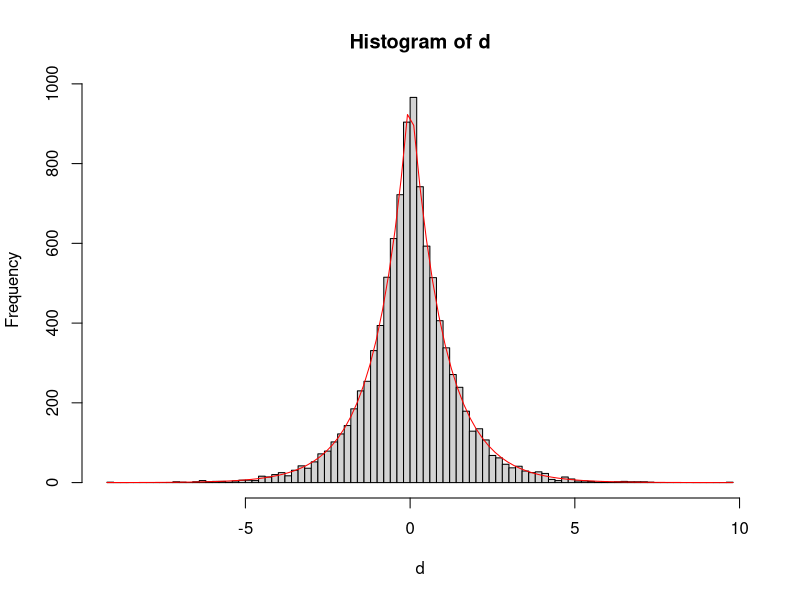
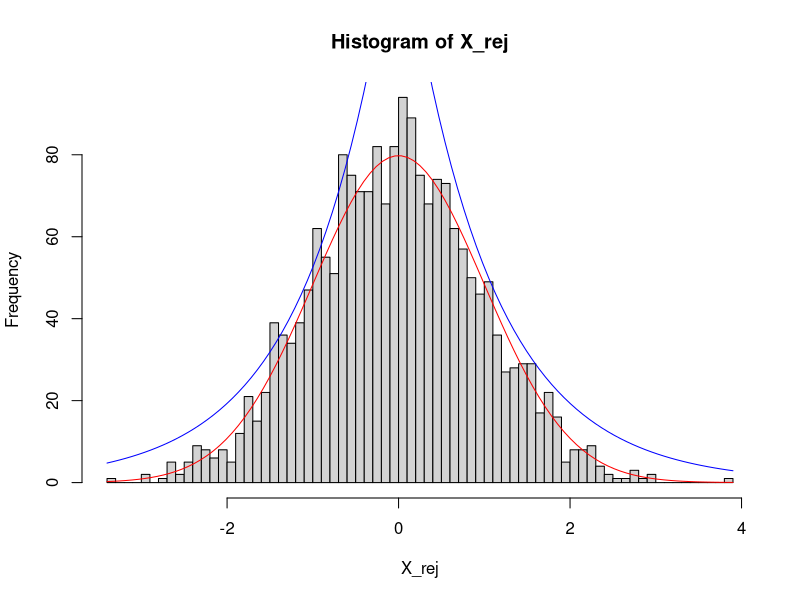
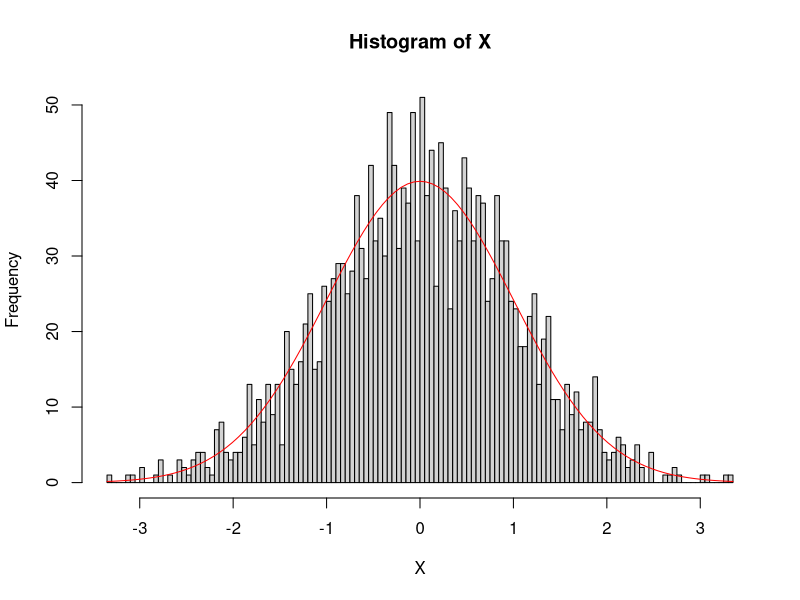
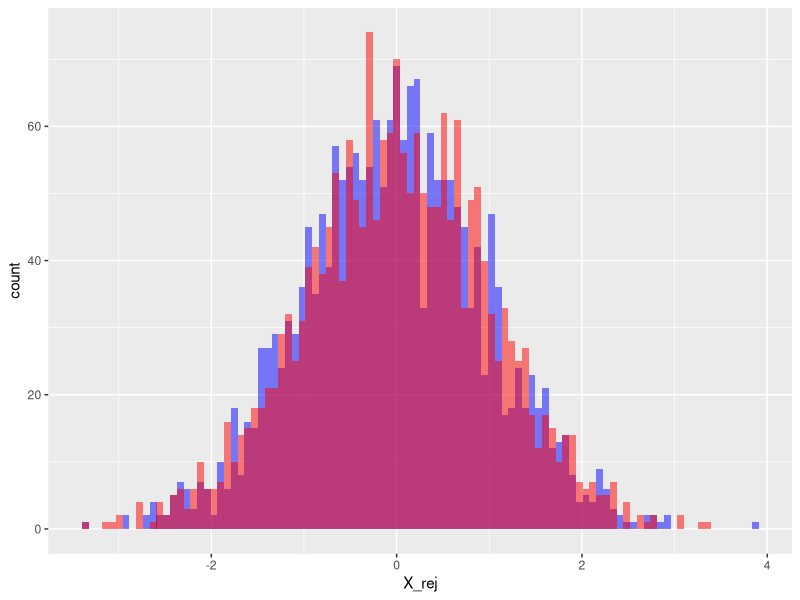

The R script that drew these images, in order:
## ---- chunk 1
de <- function(x, mu, lambda){
  return(lambda/2 * exp(-lambda * abs(x-mu)))
}
#Inverse CDF method
#Generate 10000 random numbers from Unif(0,1)
set.seed(12345)
u <- runif(10000)
#Generate 10000 random numbers from DE(0,1) using the inverse CDF method
F_inv <- function(p, mu, lambda){
  return(mu - (1/lambda) * sign(p-0.5)*log(1-2*abs(p-0.5)))
}
d <- F_inv(u, 0, 1)
hist(d, breaks = 100)
curve(de(x, 0, 1)*2000, add = TRUE, col = "red")


## ---- chunk 2
#Rejection sampling method
#Determining proper value of a for the enveloppe
a <- 0.7
#plot(x, f(x), col = "red", type = "l")
#lines(x, g(x, 0, 1)/a, col = "blue")

#Generate 2000 random numbers from DE(0,1)
set.seed(12345)
u <- runif(2000)
Y <- F_inv(u, 0, 1)*a

f <- function(x){
  return(dnorm(x, 0, 1))
}
g <- function(x, mu, lambda){
  return(de(x, mu, lambda))
}

#After trial and error, a = 0.7 seems to be the best value for a

#Generate 2000 random numbers from N(0,1) using the rejection sampling method
X_rej <- c()
samples <- 0
rejection_rate <- 0
while(length(X_rej) < 2000){
  samples <- samples + 1
  Y <- F_inv(runif(1), 0, 1)
  U <- runif(1, 0,1)
  if(U <= f(Y)/(g(Y, 0, 1)/a)){
    X_rej <- c(X_rej, Y)
  }else{
    rejection_rate <- rejection_rate + 1
  }
}
rejection_rate <- rejection_rate/samples

hist(X_rej, breaks = 100)
curve(dnorm(x, mean = 0, sd = 1)*200, add = TRUE, col = "red")
curve(de(x, 0, 1)*200/a, add = TRUE, col = "blue")

## ---- chunk 3
#Generate 2000 random numbers from N(0,1) using rnorm()
set.seed(12345)
X <- rnorm(2000, mean = 0, sd = 1)
hist(X, breaks = 100)
curve(dnorm(x, mean = 0, sd = 1)*100, add = TRUE, col = "red")
## ---- chunk 4
library(ggplot2)
df1 <- data.frame(X_rej)
df2 <- data.frame(X)
#Comparaison of the histograms
ggplot(df1, aes(x = X_rej)) + geom_histogram(bins= 100,fill = "blue", alpha = 0.5) + geom_histogram(data = df2, aes(x = X), bins = 100, fill = "red", alpha = 0.5)

